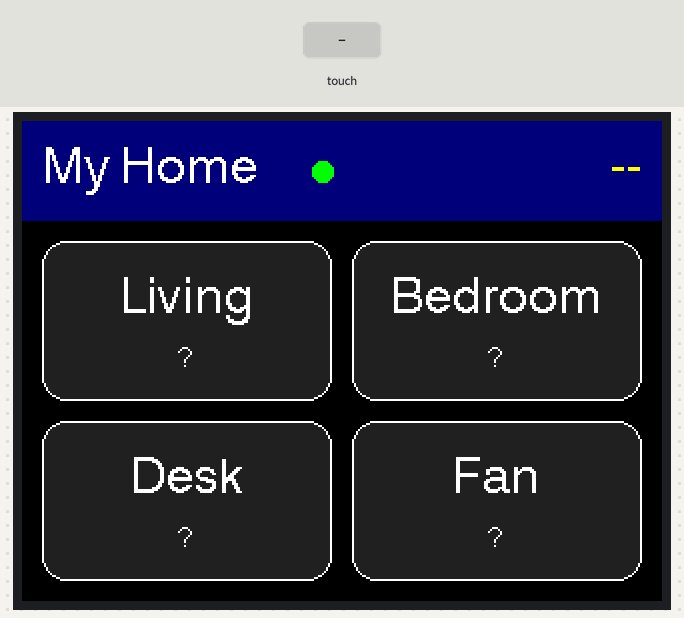
Recording of a sketch running on a simulated ESP32. Parts: 320×240 colour display. The test bench sets the inputs (shaded band). WiFi joins after 1.5 s; servers stay silent unless stated; uploads are accepted with an empty reply; what the sketch prints to the serial monitor is not drawn.

Above: at 4.1 s.
4.2 s: touch panel pressed at 13 % / 30 % of its raw x / y range
At 5.3 s:
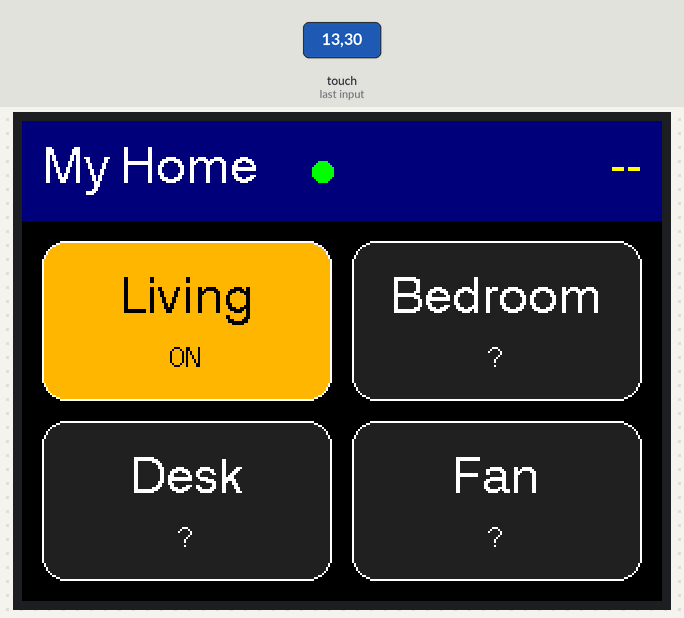
5.9 s: touch panel pressed at 62 % / 30 % of its raw x / y range
At 7.6 s:
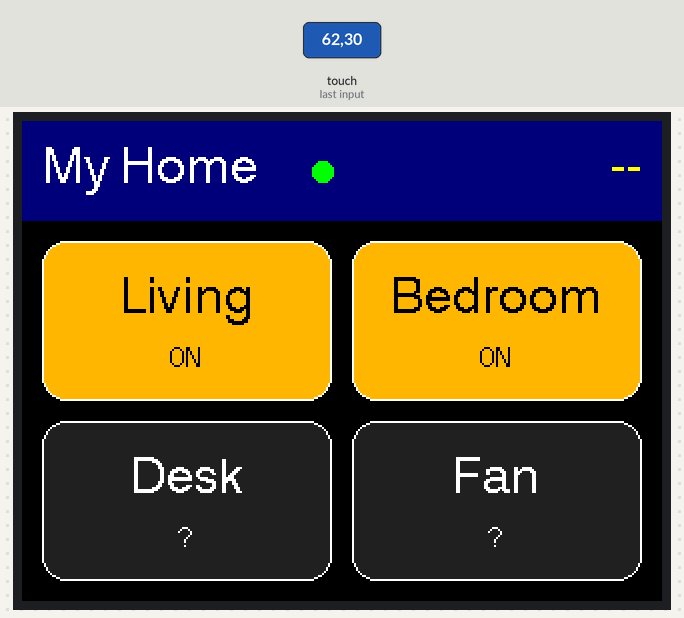
8.1 s: touch panel pressed at 13 % / 70 % of its raw x / y range
At 9.8 s:
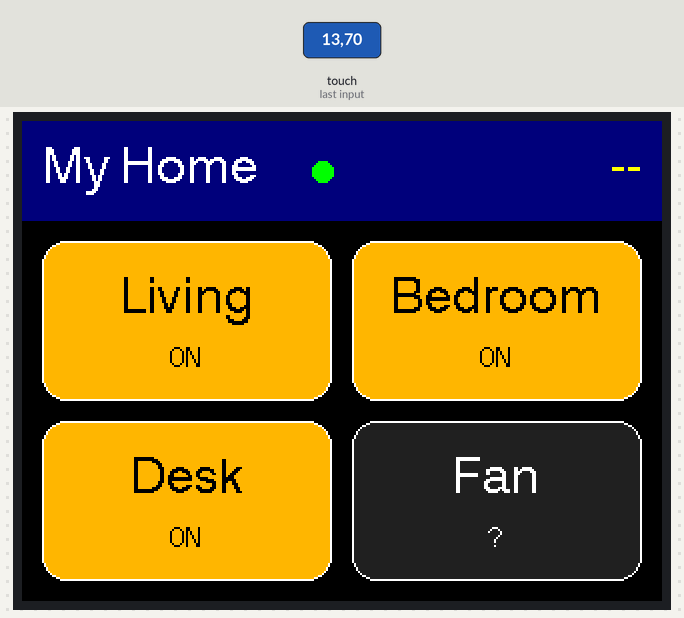
10.4 s: touch panel pressed at 62 % / 70 % of its raw x / y range
At 11.9 s:
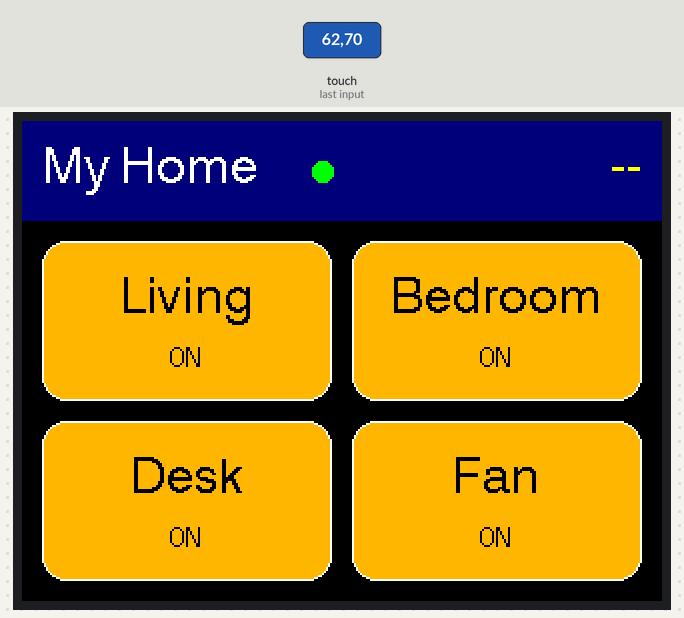
12.6 s: touch panel pressed at 38 % / 30 % of its raw x / y range
At 14.0 s:
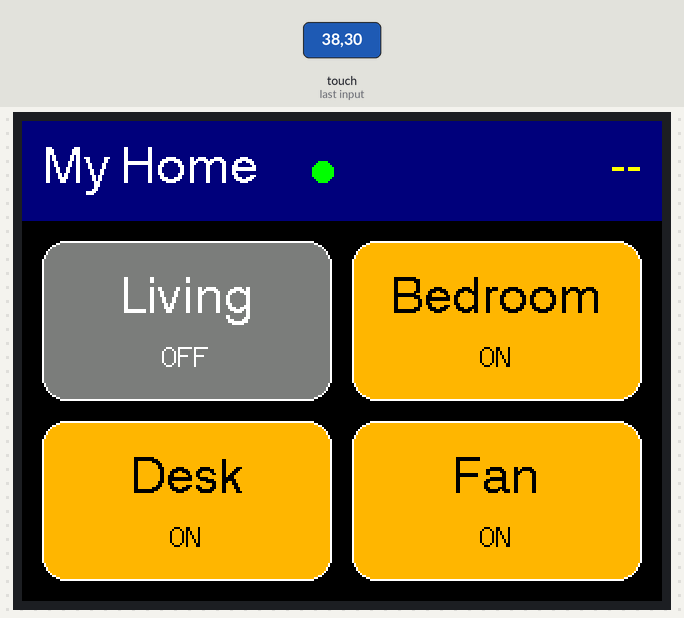
Timing chart, 0 to 15.6 s (numbered marks = the images above; inputs shaded):
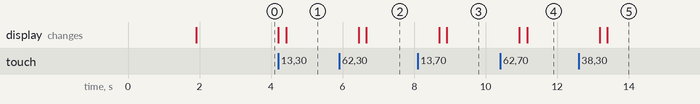

The sketch:

02_HomeAssistant_Panel.ino
```cpp
/*
  02_HomeAssistant智能家居控制板  (CYD ESP32-2432S028R)
  ------------------------------------------------------------
  靈感來自 CYD Facebook 群組 Alberto Zarza 嘅 Home Assistant 控制板：
  https://www.facebook.com/groups/710623908028293/posts/1099588685798478/
  原作用 ESPControl (https://jtenniswood.github.io/espcontrol/) + ESPHome，
  呢份係學造工作室「AI 補完」自己用 Arduino 重寫嘅簡化版，唔係原作者嘅 code。

  功能：
   - 4 粒觸控掣，撳一下就經 HA REST API 開/關燈（homeassistant.toggle）
   - 每 5 秒同步燈嘅狀態（喺手機 App 開咗燈，塊屏都會跟住變色）
   - 頂部顯示溫度感應器讀數

  設定全部喺下面「改呢度就得」嗰段（唔再需要 config.h）
  Library：TFT_eSPI（已設定 CYD）、XPT2046_Touchscreen、ArduinoJson 6
  Board：ESP32 Dev Module
*/

#include <WiFi.h>
#include <HTTPClient.h>
#include <ArduinoJson.h>
#include <SPI.h>
#include <TFT_eSPI.h>
#include <XPT2046_Touchscreen.h>
// ====== 改呢度就得 ======

// 你屋企 WiFi（ESP32 只支援 2.4GHz）
#define WIFI_SSID     "YourWiFiName"
#define WIFI_PASSWORD "YourWiFiPassword"

// Home Assistant 地址（用 IP 最穩陣），同 Long-Lived Access Token
// Token 喺 HA 左下角你個名 -> Security -> Long-lived access tokens -> Create token
#define HA_URL   "http://192.168.1.100:8123"
#define HA_TOKEN "PASTE_YOUR_LONG_LIVED_TOKEN_HERE"

// 4 粒按鈕：顯示名（英文）+ entity_id（喺 HA「設定 > 裝置與服務 > 實體」搵）
// 燈、開關、風扇都得，因為我哋用 homeassistant.toggle
struct HAButton { const char *label; const char *entity; };
static const HAButton BUTTONS[4] = {
  { "Living",  "light.living_room" },
  { "Bedroom", "light.bedroom" },
  { "Desk",    "switch.desk_lamp" },
  { "Fan",     "fan.bedroom_fan" },
};

// 溫度感應器 entity_id（冇就留空 ""）
#define TEMP_SENSOR "sensor.living_room_temperature"

// 幾耐同 HA 對一次狀態（毫秒）
#define POLL_MS 5000
// ====== 設定完 ======

// CYD 觸控 (XPT2046) 用獨立 SPI
#define XPT2046_IRQ  36
#define XPT2046_MOSI 32
#define XPT2046_MISO 39
#define XPT2046_CLK  25
#define XPT2046_CS   33

SPIClass touchSPI(VSPI);
XPT2046_Touchscreen ts(XPT2046_CS, XPT2046_IRQ);
TFT_eSPI tft;

// 按鈕位置（橫向 320x240，2x2）
struct Rect { int x, y, w, h; };
Rect btnRect[4] = {
  { 10,  60, 145, 80 }, { 165,  60, 145, 80 },
  { 10, 150, 145, 80 }, { 165, 150, 145, 80 },
};
int btnState[4] = { -1, -1, -1, -1 };   // -1 未知, 0 關, 1 開
String tempText = "--";

// ---------- HA REST API ----------
// 讀一個 entity 嘅 state，例如 "on" / "off" / "26.5"
bool haGetState(const char *entity, String &state, String &unit) {
  if (WiFi.status() != WL_CONNECTED || strlen(entity) == 0) return false;
  HTTPClient http;
  http.begin(String(HA_URL) + "/api/states/" + entity);
  http.addHeader("Authorization", String("Bearer ") + HA_TOKEN);
  int code = http.GET();
  bool ok = false;
  if (code == 200) {
    StaticJsonDocument<64> filter;           // 只要 state 同單位，慳記憶體
    filter["state"] = true;
    filter["attributes"]["unit_of_measurement"] = true;
    DynamicJsonDocument doc(512);
    if (!deserializeJson(doc, http.getStream(), DeserializationOption::Filter(filter))) {
      state = doc["state"].as<String>();
      unit = doc["attributes"]["unit_of_measurement"] | "";
      ok = true;
    }
  } else {
    Serial.printf("GET %s -> %d\n", entity, code);
  }
  http.end();
  return ok;
}

// 叫 HA 切換一個 entity
bool haToggle(const char *entity) {
  if (WiFi.status() != WL_CONNECTED) return false;
  HTTPClient http;
  http.begin(String(HA_URL) + "/api/services/homeassistant/toggle");
  http.addHeader("Authorization", String("Bearer ") + HA_TOKEN);
  http.addHeader("Content-Type", "application/json");
  StaticJsonDocument<128> body;
  body["entity_id"] = entity;
  String json;
  serializeJson(body, json);
  int code = http.POST(json);
  http.end();
  Serial.printf("toggle %s -> %d\n", entity, code);
  return code == 200;
}

// ---------- 畫面 ----------
void drawHeader() {
  tft.fillRect(0, 0, 320, 50, TFT_NAVY);
  tft.setTextDatum(ML_DATUM);
  tft.setTextColor(TFT_WHITE, TFT_NAVY);
  tft.drawString("My Home", 10, 25, 4);
  tft.setTextDatum(MR_DATUM);
  tft.setTextColor(TFT_YELLOW, TFT_NAVY);
  tft.setTextPadding(150);
  tft.drawString(tempText, 310, 25, 4);
  tft.setTextPadding(0);
  // WiFi 小圓點
  tft.fillCircle(150, 25, 5, WiFi.status() == WL_CONNECTED ? TFT_GREEN : TFT_RED);
}

void drawButton(int i) {
  Rect r = btnRect[i];
  uint16_t bg = btnState[i] == 1 ? TFT_ORANGE : (btnState[i] == 0 ? TFT_DARKGREY : 0x2104);
  uint16_t fg = btnState[i] == 1 ? TFT_BLACK : TFT_WHITE;
  tft.fillRoundRect(r.x, r.y, r.w, r.h, 12, bg);
  tft.drawRoundRect(r.x, r.y, r.w, r.h, 12, TFT_WHITE);
  tft.setTextDatum(MC_DATUM);
  tft.setTextColor(fg, bg);
  tft.drawString(BUTTONS[i].label, r.x + r.w / 2, r.y + r.h / 2 - 10, 4);
  const char *s = btnState[i] == 1 ? "ON" : (btnState[i] == 0 ? "OFF" : "?");
  tft.drawString(s, r.x + r.w / 2, r.y + r.h / 2 + 18, 2);
}

void refreshStates() {
  for (int i = 0; i < 4; i++) {
    String st, unit;
    if (haGetState(BUTTONS[i].entity, st, unit)) {
      int ns = (st == "on") ? 1 : 0;
      if (ns != btnState[i]) { btnState[i] = ns; drawButton(i); }
    }
  }
  String st, unit;
  if (haGetState(TEMP_SENSOR, st, unit)) tempText = st + " " + unit;
  drawHeader();
}

// ---------- 主程式 ----------
void setup() {
  Serial.begin(115200);
  tft.init();
  tft.setRotation(1);
  tft.fillScreen(TFT_BLACK);

  touchSPI.begin(XPT2046_CLK, XPT2046_MISO, XPT2046_MOSI, XPT2046_CS);
  ts.begin(touchSPI);
  ts.setRotation(1);

  tft.setTextDatum(MC_DATUM);
  tft.setTextColor(TFT_WHITE, TFT_BLACK);
  tft.drawString("Connecting WiFi...", 160, 120, 4);
  WiFi.mode(WIFI_STA);
  WiFi.begin(WIFI_SSID, WIFI_PASSWORD);
  unsigned long t0 = millis();
  while (WiFi.status() != WL_CONNECTED && millis() - t0 < 15000) delay(300);
  Serial.println(WiFi.status() == WL_CONNECTED ? WiFi.localIP().toString() : "WiFi failed");

  tft.fillScreen(TFT_BLACK);
  drawHeader();
  for (int i = 0; i < 4; i++) drawButton(i);
  refreshStates();
}

unsigned long lastPoll = 0, lastTouch = 0;

void loop() {
  // 觸控
  if (ts.tirqTouched() && ts.touched() && millis() - lastTouch > 400) {
    TS_Point p = ts.getPoint();
    // 原始值大約 200~3700，轉做螢幕座標（如果唔準，改呢 4 個數）
    int x = map(p.x, 200, 3700, 0, 320);
    int y = map(p.y, 240, 3800, 0, 240);
    for (int i = 0; i < 4; i++) {
      Rect r = btnRect[i];
      if (x >= r.x && x < r.x + r.w && y >= r.y && y < r.y + r.h) {
        lastTouch = millis();
        tft.drawRoundRect(r.x + 2, r.y + 2, r.w - 4, r.h - 4, 10, TFT_CYAN);  // 撳嘅反應
        if (haToggle(BUTTONS[i].entity)) {
          btnState[i] = btnState[i] == 1 ? 0 : 1;   // 先估佢轉咗，之後 poll 會校正
        }
        drawButton(i);
        lastPoll = millis() - POLL_MS + 1000;      // 1 秒後再對一次真實狀態
      }
    }
  }

  // 定時同步
  if (millis() - lastPoll > POLL_MS) {
    lastPoll = millis();
    if (WiFi.status() != WL_CONNECTED) WiFi.reconnect();
    refreshStates();
  }
}
```

Measured:
- after the input at 4.2 s, the display: first changes at once (image 1 shows a later state)
- after the input at 5.9 s, the display: first changes after 0.55 s (image 2 shows a later state)
- after the input at 8.1 s, the display: first changes after 0.60 s (image 3 shows a later state)
- after the input at 10.4 s, the display: first changes after 0.54 s (image 4 shows a later state)
- after the input at 12.6 s, the display: first changes after 0.59 s (image 5 shows a later state)
